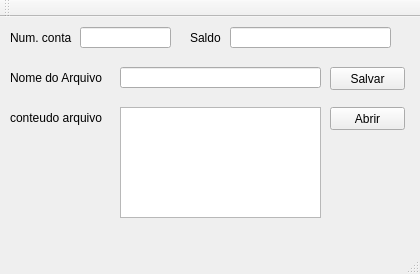
<?xml version="1.0" encoding="UTF-8"?>
<ui version="4.0">
 <class>MainWindow</class>
 <widget class="QMainWindow" name="MainWindow">
  <property name="geometry">
   <rect>
    <x>0</x>
    <y>0</y>
    <width>420</width>
    <height>274</height>
   </rect>
  </property>
  <property name="windowTitle">
   <string>MainWindow</string>
  </property>
  <widget class="QWidget" name="centralWidget">
   <widget class="QPushButton" name="pushButton">
    <property name="geometry">
     <rect>
      <x>330</x>
      <y>90</y>
      <width>75</width>
      <height>23</height>
     </rect>
    </property>
    <property name="text">
     <string>Abrir</string>
    </property>
   </widget>
   <widget class="QLineEdit" name="lineEdit">
    <property name="geometry">
     <rect>
      <x>120</x>
      <y>50</y>
      <width>201</width>
      <height>21</height>
     </rect>
    </property>
   </widget>
   <widget class="QLabel" name="label_3">
    <property name="geometry">
     <rect>
      <x>10</x>
      <y>50</y>
      <width>101</width>
      <height>21</height>
     </rect>
    </property>
    <property name="text">
     <string>Nome do Arquivo</string>
    </property>
   </widget>
   <widget class="QLabel" name="label_4">
    <property name="geometry">
     <rect>
      <x>10</x>
      <y>90</y>
      <width>101</width>
      <height>21</height>
     </rect>
    </property>
    <property name="text">
     <string>conteudo arquivo</string>
    </property>
   </widget>
   <widget class="QTextEdit" name="textEdit">
    <property name="geometry">
     <rect>
      <x>120</x>
      <y>90</y>
      <width>201</width>
      <height>111</height>
     </rect>
    </property>
   </widget>
   <widget class="QPushButton" name="pushButton_2">
    <property name="geometry">
     <rect>
      <x>330</x>
      <y>50</y>
      <width>75</width>
      <height>23</height>
     </rect>
    </property>
    <property name="text">
     <string>Salvar</string>
    </property>
   </widget>
   <widget class="QLabel" name="label_5">
    <property name="geometry">
     <rect>
      <x>10</x>
      <y>10</y>
      <width>101</width>
      <height>21</height>
     </rect>
    </property>
    <property name="text">
     <string>Num. conta</string>
    </property>
   </widget>
   <widget class="QLineEdit" name="lineEdit_2">
    <property name="geometry">
     <rect>
      <x>80</x>
      <y>10</y>
      <width>91</width>
      <height>21</height>
     </rect>
    </property>
   </widget>
   <widget class="QLineEdit" name="lineEdit_3">
    <property name="geometry">
     <rect>
      <x>230</x>
      <y>10</y>
      <width>161</width>
      <height>21</height>
     </rect>
    </property>
   </widget>
   <widget class="QLabel" name="label_6">
    <property name="geometry">
     <rect>
      <x>190</x>
      <y>10</y>
      <width>41</width>
      <height>21</height>
     </rect>
    </property>
    <property name="text">
     <string>Saldo</string>
    </property>
   </widget>
  </widget>
  <widget class="QMenuBar" name="menuBar">
   <property name="geometry">
    <rect>
     <x>0</x>
     <y>0</y>
     <width>420</width>
     <height>26</height>
    </rect>
   </property>
  </widget>
  <widget class="QToolBar" name="mainToolBar">
   <attribute name="toolBarArea">
    <enum>TopToolBarArea</enum>
   </attribute>
   <attribute name="toolBarBreak">
    <bool>false</bool>
   </attribute>
  </widget>
  <widget class="QStatusBar" name="statusBar"/>
 </widget>
 <layoutdefault spacing="6" margin="11"/>
 <resources/>
 <connections/>
</ui>
